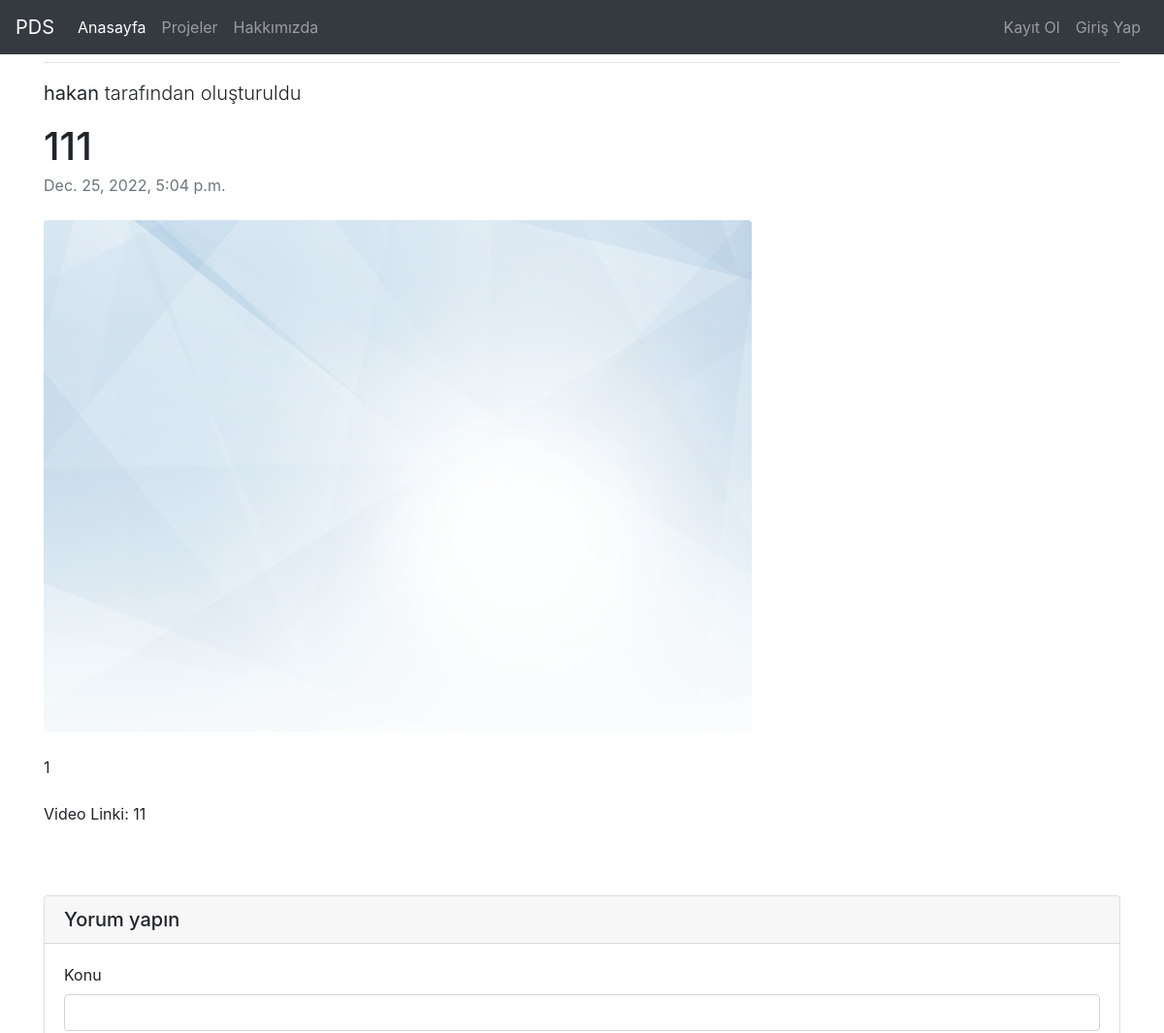
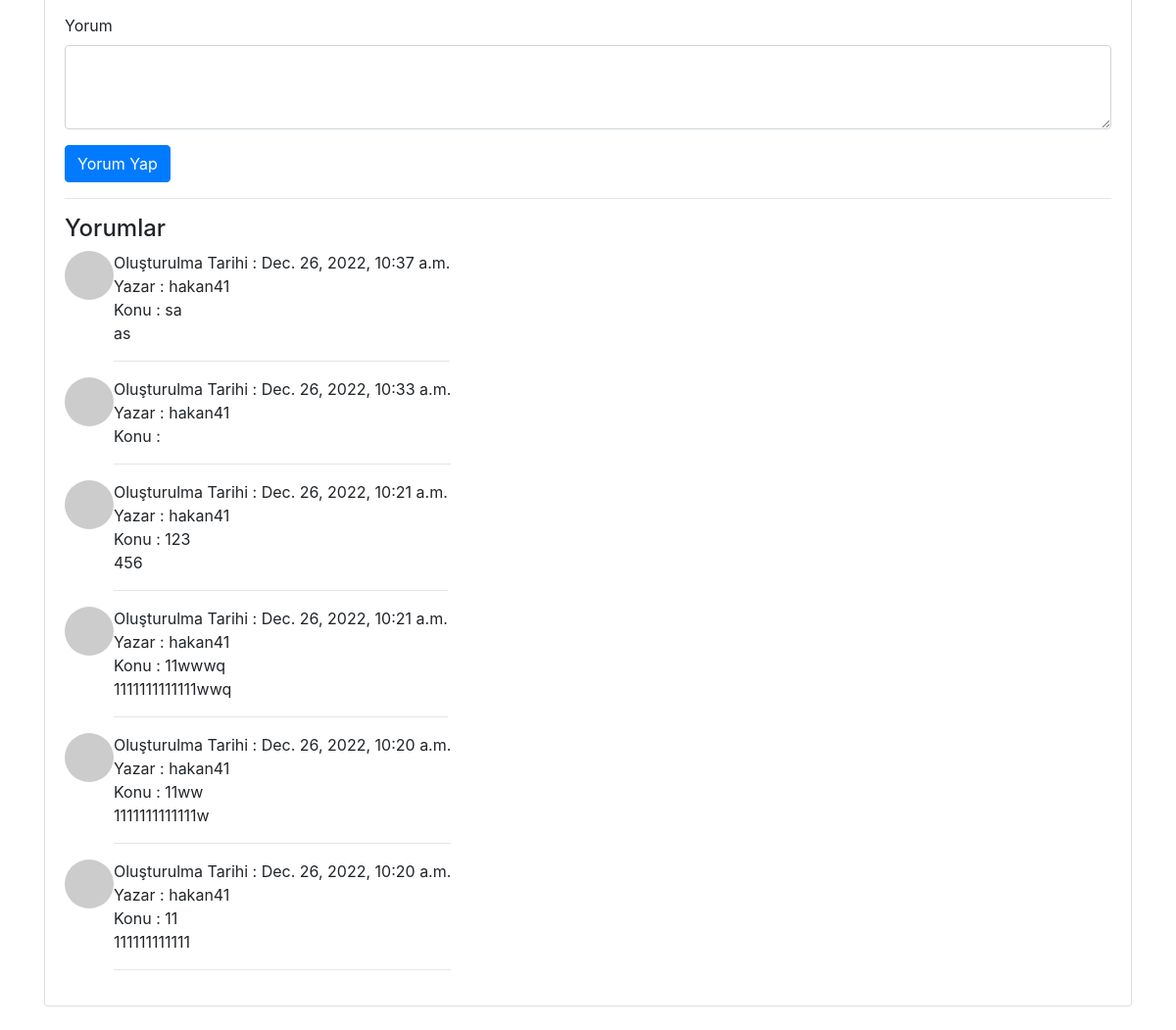
Page /projects/project/3 on the committed database (2 pictures, top to bottom).
### project/models.py (models this page shows, shortened)
class Projeler(models.Model):
    STATUS = (
        ('True', 'Evet'),
        ('False', 'Hayır'),
    )
    author = models.ForeignKey("auth.User", on_delete=models.CASCADE)
    title = models.CharField(max_length=50)
    keywords = models.CharField(blank=True, max_length=50)
    description = models.CharField(max_length=300, blank=True)
    image = models.ImageField(blank=True, upload_to='images/')
    detail = models.TextField()
    videolink = models.CharField(max_length=50, blank=True)
    status = models.CharField(choices=STATUS, max_length=10)
    created_at = models.DateTimeField(auto_now_add=True)
    updated_at = models.DateTimeField(auto_now=True)
    class Meta:
        ordering = ['-created_at']

class Comment(models.Model):
    STATUS = (
        ('True', 'Evet'),
        ('False', 'Hayır'),
    )
    project = models.ForeignKey(Projeler, on_delete=models.CASCADE, related_name="comments")
    comment = models.TextField()
    subject = models.CharField(max_length=50)
    user_id = models.ForeignKey("auth.User", on_delete=models.CASCADE, blank=True)
    status = models.CharField(choices=STATUS, max_length=50)
    created_at = models.DateTimeField(auto_now_add=True, verbose_name="Oluşturulma Tarihi")
    updated_at = models.DateTimeField(auto_now=True, verbose_name="Son Güncellenme Tarihi")
    class Meta:
        ordering = ['-created_at']

### project/views.py (the view)
# urls.py: path('project/<int:id>', views.detailProject, name="detail"),
def detailProject(request,id):
    projects = Projeler.objects.filter(id = id).first()
    comments = projects.comments.all()
    return render(request, "detail.html", {"projects":projects, "comments":comments})

### templates/detail.html (shortened to what this page needs)
{% extends "layout.html" %}
{% block body %}
<hr>
<div class="row">
    <div class="col-lg-8">
        <p class="lead">
            <strong>{{projects.author.username}}</strong> tarafından oluşturuldu
        </p>
        <article>
            <header class="mb-4">
                <h1 class="fw-bolder mb-1">{{projects.title}}</h1>
                <div class="text-muted fst-italic mb-2">{{projects.created_at}}</div>
            </header>
            {% if projects.image %}
                <figure class="mb-4"><img class="img-fluid rounded" src="{{projects.image.url}}" alt="..." /></figure>
            {% endif %}
            <section class="mb-5">
                {{projects.detail}}
                <br>
                <br>
                Video Linki: {{projects.videolink}}
            </section>
        </article>
    </div>
</div>
<div class="card my-4">
    <h5 class="card-header">Yorum yapın</h5>
    <div class="card-body">
        <form method="post" action="/projects/comment/{{projects.id}}">
            <div class="form-group">
                <label for="formGroupExampleInput">Konu</label>
                <input name="subject" type="text" class="form-control" id="formGroupExampleInput" placeholder="">
              </div>
            <div class="form-group">
                <label for="formGroupExampleInput">Yorum</label>
                <textarea name="comment" class="form-control" rows="3"></textarea>
            </div>
            <button type="submit" class="btn btn-primary">Yorum Yap</button>
        </form>
        <hr>
        <h4>Yorumlar</h4>
        {% if comments %}
            {% for comment in comments %}
            <div class="d-flex">
                <div class="flex-shrink-0"><img class="rounded-circle" src="https://dummyimage.com/50x50/ced4da/6c757d.jpg" alt="..." /></div>
                <div class="ms-3">
                    <div class="fw-bold">Oluşturulma Tarihi : {{comment.created_at}}</div>
                    <div class="fw-bold">Yazar : {{comment.user_id}}</div>
                    <div class="fw-bold">Konu : {{comment.subject}}</div>
                    {{comment.comment}}
                    <hr>
                </div>
            </div>
            {% endfor %}
        {% else %}
            <div class="alert alert-danger">Bu projeye henüz bir yorum yapılmamıştır</div>
        {% endif %}
    </div>
</div>
</div>
{% endblock body %}

### rows in the picture
Projeler: author.username "hakan", title "111", created_at "Dec. 25, 2022, 5:04 p.m.", image (picture), detail "1", videolink "11"
Comment: created_at "Dec. 26, 2022, 10:37 a.m.", user_id "hakan41", subject "sa", comment "as"
Comment: created_at "Dec. 26, 2022, 10:33 a.m.", user_id "hakan41"
Comment: created_at "Dec. 26, 2022, 10:21 a.m.", user_id "hakan41", subject "123", comment "456"
Comment: created_at "Dec. 26, 2022, 10:21 a.m.", user_id "hakan41", subject "11wwwq", comment "1111111111111wwq"
Comment: created_at "Dec. 26, 2022, 10:20 a.m.", user_id "hakan41", subject "11ww", comment "1111111111111w"
Comment: created_at "Dec. 26, 2022, 10:20 a.m.", user_id "hakan41", subject "11", comment "111111111111"
